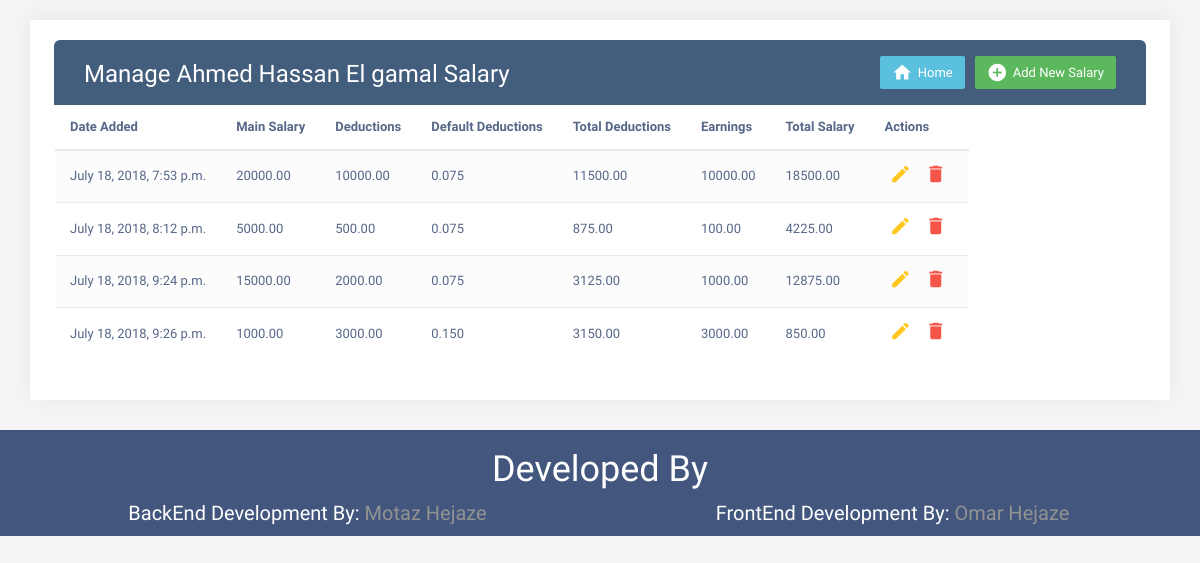
/salarys/1/, run on the app's committed database.
### EmpManager/models.py (models this page shows, shortened)
class Employee(models.Model):
	first_name = models.CharField(max_length=15)
	middle_name = models.CharField(max_length=15)
	last_name = models.CharField(max_length=15)
	nationalID = models.PositiveIntegerField(unique=True)
	job = models.CharField(max_length=50,blank=True , null=True)
	age = models.PositiveIntegerField()
	date_of_birth = models.DateField()
	place_of_birth = CountryField(blank_label='(select country)')
	nationality = CountryField(blank_label='(select country)')
	marital_status = models.CharField(choices=MARITAL,max_length=20)
	gender = models.CharField(choices=GENDER,max_length=10)
	position = models.ForeignKey(Position,on_delete=models.CASCADE)
	phone = models.CharField(max_length=20)
	email = models.EmailField(default='nothing@gmail.com')
	has_siblings = models.BooleanField(default=False)
	created_at = models.DateTimeField(auto_now_add=True)
	updated_at = models.DateTimeField(auto_now=True)
	def full_name(self):
		return "{} {} {}".format(self.first_name,self.middle_name,self.last_name)
	class Meta:
		indexes = [
            models.Index(fields=['first_name',]),
            models.Index(fields=['phone',]),
]

class Salary(models.Model):
	position = models.ForeignKey(Position, on_delete=models.CASCADE)
	employee = models.ForeignKey(Employee, on_delete=models.CASCADE)
	main_salary = models.DecimalField(max_digits=10, decimal_places=3)
	deductions = models.DecimalField(max_digits=10, decimal_places=3)
	earnings = models.DecimalField(max_digits=10, decimal_places=3)
	total_deductions = models.DecimalField(default=0,max_digits=10, decimal_places=3)
	total_salary = models.DecimalField(default=0,max_digits=10, decimal_places=3)
	created_at = models.DateTimeField(auto_now_add=True)
	updated_at = models.DateTimeField(auto_now=True)

class Position(models.Model):
	pos_type = models.CharField(max_length=30)
	default_deduction = models.DecimalField(max_digits=10, decimal_places=3)
	main_salary_max = models.DecimalField(max_digits=10, decimal_places=3)
	main_salary_min = models.DecimalField(max_digits=10, decimal_places=3)
	created_at = models.DateTimeField(auto_now_add=True)
	updated_at = models.DateTimeField(auto_now=True)
	def __str__(self):
		return self.pos_type

### EmpManager/views.py (the view, shortened to what this page needs)
# urls.py: path('salarys/<int:id>/', views.salarys_list , name='salarys_list'),
def salarys_list(request, id):
	this_employee = get_object_or_404(Employee,pk=id)
	all_positions = Position.objects.all()
	all_salarys = Salary.objects.filter(employee=this_employee)
	form = SalaryForm()
	return render(request , 'EmpManager/salarys_list.html' , {'this_employee':this_employee,'all_salarys':all_salarys,'form':form,'all_positions':all_positions})

### EmpManager/templatetags/myfilters.py (called while the page is built)
@register.filter(name='addcss')
def addcss(value, arg):
    css_classes = value.field.widget.attrs.get('class', '').split(' ')
    if css_classes and arg not in css_classes:
        css_classes = '%s %s' % (css_classes, arg)
    return value.as_widget(attrs={'class': css_classes})

### EmpManager/templates/EmpManager/salarys_list.html (shortened to what this page needs)
{% extends "layout.html" %}
{% load myfilters %}
{% load mathfilters %}
{% block content %}
    <div class="container">
        <div id="mytable" class="table-wrapper">
            <div class="table-title">
                <div class="row">
                    <div class="col-sm-6">
						<h2>Manage {{ this_employee.full_name }} Salary</b></h2>
					</div>
					<div class="col-sm-6">
						<a href="#addEmployeeModal" class="btn btn-success" data-toggle="modal"><i class="material-icons">&#xE147;</i> <span>Add New Salary</span></a>
						<a href="{% url 'employee_list' %}" class="btn btn-info" data-toggle="modal"><i class="material-icons">home</i> <span>Home</span></a>
					</div>
                </div>
            </div>
            <table class="table table-striped table-hover table-responsive" style="">
                <thead>
                    <tr>
                    	<th>Date Added</th>
					    <th>Main Salary</th>
                        <th>Deductions</th>
						<th>Default Deductions</th>
						<th>Total Deductions</th>
						<th>Earnings</th>
						<th>Total Salary</th>
						<th>Actions</th>
                    </tr>
                </thead>
                <tbody>
                	{% for salary in all_salarys %}
                    <tr>
                    	<td>{{ salary.created_at }}</td>
						<td>{{ salary.main_salary|floatformat:2 }}</td>
                        <td>{{ salary.deductions|floatformat:2  }}</td>
                  <td> {{ salary.position.default_deduction }}
                  </td>
                  		<td>{{ salary.total_deductions|floatformat:2  }}</td>
                        <td>{{ salary.earnings|floatformat:2 }}</td>
                        <td>{{ salary.total_salary|floatformat:2  }}</td>
                        <td>
                            <a href="{% url 'salary_edit' salary.id %}" class="edit" data-toggle="modal"><i class="material-icons" data-toggle="tooltip" title="Edit">&#xE254;</i></a>
                            <a href="{% url 'salary_delete' salary.id %}" class="delete" data-toggle="modal"><i class="material-icons" data-toggle="tooltip" title="Delete">&#xE872;</i></a>
                        </td>
                    </tr>
                    {% endfor %}
                </tbody>
            </table>
		</div>
    </div>
{% endblock %}

### EmpManager/templates/layout.html (shortened to what this page needs)
<!DOCTYPE html>
<html lang="en">
<head>
<link rel="stylesheet" href="https://maxcdn.bootstrapcdn.com/font-awesome/4.7.0/css/font-awesome.min.css">
<link rel="stylesheet" href="https://maxcdn.bootstrapcdn.com/bootstrap/3.3.7/css/bootstrap.min.css">
</head>
<body>
{% block content %}{% endblock %}
<footer>
<div class="container">
		<div class="row">
            <h1 class="text-center">Developed By</h1>
			<div class="col-sm-6">BackEnd Development By: <a href="https://www.linkedin.com/in/al-motaz-hejazy/">Motaz Hejaze</a></div>
			<div class="col-sm-6">FrontEnd Development By: <a href="http://www.omarhegazi.ga">Omar Hejaze</a></div>
		</div>
	</div>
</footer>
</body>
</html>

### EmpManager/templates/layout.html (style rules this page uses)
body { color: #566787; background: #f5f5f5; font-family: 'Varela Round', sans-serif; font-size: 13px; padding-top: 20px; }
.table-wrapper { background: #fff; padding: 20px 25px; margin: 0 0 30px 0; border-radius: 3px; box-shadow: 0px -3px 24px 3px rgba(0, 0, 0, .05); }
.table-title { background: #435d7d; color: #fff; padding: 16px 30px; margin: 0 -1px 1px; border-radius: 6px 6px 0 0; }
.table-responsive { min-height: .01%; overflow-x: auto; display: block; }
table.table tr th:first-child { width:auto !important; }
.table-title h2 { margin: 5px 0 0; font-size: 24px; }
.table-title .btn { color: #fff; float: right; font-size: 13px; border: none; min-width: 50px; border-radius: 2px; border: none; outline: none !important; margin-left: 10px; }
.table-title .btn i { float: left; font-size: 21px; margin-right: 5px; }
.table-title .btn span { float: left; margin-top: 2px; }
table.table tr th, table.table tr td { border-color: #e9e9e9; padding: 12px 15px; vertical-align: middle; }
table.table tr th:first-child { width: 60px; }
table.table tr th:last-child { width: 100px; }
table.table-striped tbody tr:nth-of-type(odd) { background-color: #fcfcfc; }
table.table td:last-child i { opacity: 0.9; font-size: 22px; margin: 0 5px; }
table.table td a { font-weight: bold; color: #566787; display: inline-block; text-decoration: none; outline: none !important; }
table.table td a.edit { color: #FFC107; }
table.table td a.delete { color: #F44336; }
table.table td i { font-size: 19px; }
footer { background: #43577E; width: 100%; color: #fff; font-size: 2rem; padding: 0 0 1vh 0; text-align: center; }
footer a { text-decoration: none; color: #929293; }

### data on the page
Employee: full_name "Ahmed Hassan El gamal"
Salary: created_at "July 18, 2018, 7:53 p.m.", main_salary "20000.00", deductions "10000.00", position.default_deduction "0.075", total_deductions "11500.00", earnings "10000.00", total_salary "18500.00"
Salary: created_at "July 18, 2018, 8:12 p.m.", main_salary "5000.00", deductions "500.00", position.default_deduction "0.075", total_deductions "875.00", earnings "100.00", total_salary "4225.00"
Salary: created_at "July 18, 2018, 9:24 p.m.", main_salary "15000.00", deductions "2000.00", position.default_deduction "0.075", total_deductions "3125.00", earnings "1000.00", total_salary "12875.00"
Salary: created_at "July 18, 2018, 9:26 p.m.", main_salary "1000.00", deductions "3000.00", position.default_deduction "0.150", total_deductions "3150.00", earnings "3000.00", total_salary "850.00"
